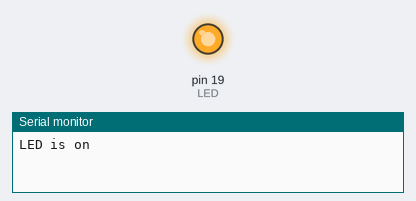
The sketch below on a simulated Arduino Uno, built with avr-gcc and run on an emulated ATmega328P. Parts: output pins drawn as LEDs (lit = HIGH), the last lines printed to the serial monitor.

Above: at 2.0 s.
At 6.0 s:
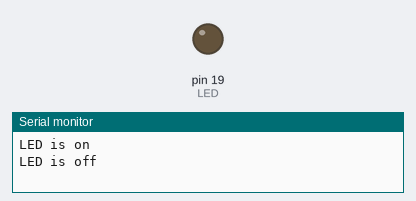
Timing chart, 0 to 10.4 s (numbered marks = the images above):
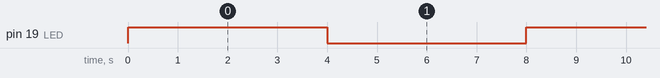

Measured:
- by itself, pin 19 (LED): alternates HIGH for 4.0 s and LOW for 4.0 s

The sketch:

HolaMundo.ino
```cpp
//Con el siguiente link se producira el blink de led
#define LED 19
int tiempo=4000;
void setup() {
  // put your setup code here, to run once:
  Serial.begin(115200);
  pinMode(LED, OUTPUT);
}

void loop() {
  // put your main code here, to run repeatedly:
  digitalWrite(LED, HIGH);
  Serial.println("LED is on");
  delay(tiempo);
  digitalWrite(LED, LOW);
  Serial.println("LED is off");
  delay(tiempo);
}
```
